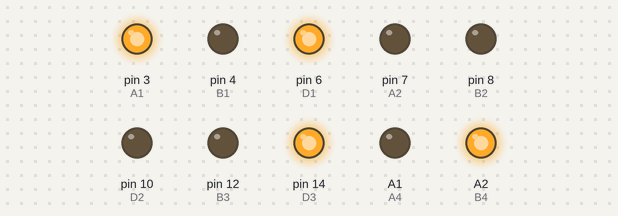
This sketch was run on a simulated Arduino Uno, built with avr-gcc and run on an emulated ATmega328P. Parts: output pins drawn as LEDs (lit = HIGH). The local clock reads 2024-03-15 10:24:30 at power-on unless the sketch sets it; pins used as bus, display or sensor lines are not drawn.

Above: at 0.1 s.
At 30.1 s:
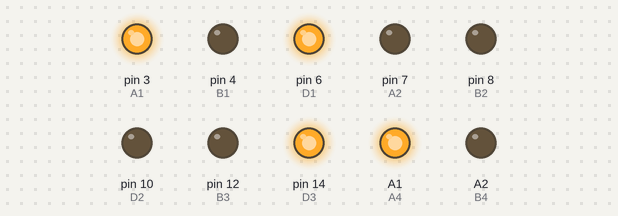
At 90.3 s:
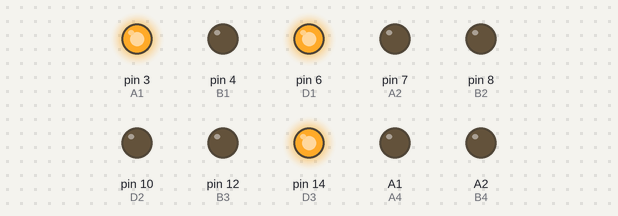
Timing chart, 0 to 91.8 s (numbered marks = the images above):
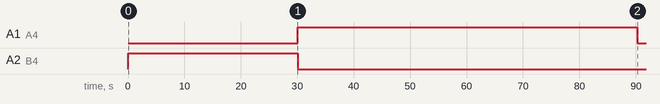

The sketch:

NixieClockDS3231_DST.ino
```cpp
// Based on this project by GreatScott! https://www.instructables.com/Make-Your-Own-Retro-Nixie-Clock-With-an-RTC/
// Changed RTC type to a DS3231 since it's FAR more precise - the DS1307 originally used accumulated an error of approx. 1 second/day.

#include <DS3232RTC.h> // By Jack Christensen - https://github.com/JChristensen/DS3232RTC
#include <Wire.h>
#include <Timezone.h> // By Jack Christensen - https://github.com/JChristensen/Timezone
#define A1 3
#define B1 4
#define C1 5
#define D1 6
#define A2 7
#define B2 8
#define C2 9
#define D2 10
#define A3 11
#define B3 12
#define C3 13
#define D3 14
#define A4 15
#define B4 16
#define C4 2
#define D4 1
#define pot A3
char A[4] = {A1, A2, A3, A4};
char B[4] = {B1, B2, B3, B4};
char C[4] = {C1, C2, C3, C4};
char D[4] = {D1, D2, D3, D4};
int zero;
int one;
int two;
int three;

void setup() {
  pinMode(A1, OUTPUT);
  pinMode(B1, OUTPUT);
  pinMode(C1, OUTPUT);
  pinMode(D1, OUTPUT);
  pinMode(A2, OUTPUT);
  pinMode(B2, OUTPUT);
  pinMode(C2, OUTPUT);
  pinMode(D2, OUTPUT);
  pinMode(A3, OUTPUT);
  pinMode(B3, OUTPUT);
  pinMode(C3, OUTPUT);
  pinMode(D3, OUTPUT);
  pinMode(A4, OUTPUT);
  pinMode(B4, OUTPUT);
  pinMode(C4, OUTPUT);
  pinMode(D4, OUTPUT);
  pinMode(pot, INPUT);
  for (char i = 0; i < 4; i++) {
    digitalWrite(A[i], HIGH);
    digitalWrite(B[i], HIGH);
    digitalWrite(C[i], HIGH);
    digitalWrite(D[i], HIGH);
  }
  setSyncProvider(RTC.get);   // the function to get the time from the RTC
  // Serial.begin(115200);
}

// EU CET
TimeChangeRule myDST = {"CEST", Last, Sun, Mar, 2, +120};     //Standard time = UTC + 2 hours
TimeChangeRule mySTD = {"CET", Last, Sun, Oct, 3, +60};    //Daylight time = UTC + 1 hours
Timezone myTZ(myDST, mySTD);


void loop() {
  time_t utc = now();
  time_t local = myTZ.toLocal(utc);

  zero = (hour(local) / 10) % 10;
  one = hour(local) % 10;
  two =  (minute(local) / 10) % 10;
  three = minute(local) % 10;

  //  Serial.println(zero);
  //  Serial.println(one);
  //  Serial.println(two);
  //  Serial.println(three);
  writenumber(0, zero);
  writenumber(1, one);
  writenumber(2, two);
  writenumber(3, three);
  delay(1000);

}


void writenumber(int a, int b) {
  switch (b) {
    case 0:
      digitalWrite(A[a], LOW);
      digitalWrite(B[a], LOW);
      digitalWrite(C[a], LOW);
      digitalWrite(D[a], LOW);
      break;
    case 9:
      digitalWrite(A[a], HIGH);
      digitalWrite(B[a], LOW);
      digitalWrite(C[a], LOW);
      digitalWrite(D[a], LOW);
      break;
    case 8:
      digitalWrite(A[a], LOW);
      digitalWrite(B[a], HIGH);
      digitalWrite(C[a], LOW);
      digitalWrite(D[a], LOW);
      break;
    case 7:
      digitalWrite(A[a], HIGH);
      digitalWrite(B[a], HIGH);
      digitalWrite(C[a], LOW);
      digitalWrite(D[a], LOW);
      break;
    case 6:
      digitalWrite(A[a], LOW);
      digitalWrite(B[a], LOW);
      digitalWrite(C[a], HIGH);
      digitalWrite(D[a], LOW);
      break;
    case 5:
      digitalWrite(A[a], HIGH);
      digitalWrite(B[a], LOW);
      digitalWrite(C[a], HIGH);
      digitalWrite(D[a], LOW);
      break;
    case 4:
      digitalWrite(A[a], LOW);
      digitalWrite(B[a], HIGH);
      digitalWrite(C[a], HIGH);
      digitalWrite(D[a], LOW);
      break;
    case 3:
      digitalWrite(A[a], HIGH);
      digitalWrite(B[a], HIGH);
      digitalWrite(C[a], HIGH);
      digitalWrite(D[a], LOW);
      break;
    case 2:
      digitalWrite(A[a], LOW);
      digitalWrite(B[a], LOW);
      digitalWrite(C[a], LOW);
      digitalWrite(D[a], HIGH);
      break;
    case 1:
      digitalWrite(A[a], HIGH);
      digitalWrite(B[a], LOW);
      digitalWrite(C[a], LOW);
      digitalWrite(D[a], HIGH);
      break;
  }
}

void off(int a) {
  digitalWrite(A[a], HIGH);
  digitalWrite(B[a], HIGH);
  digitalWrite(C[a], HIGH);
  digitalWrite(D[a], HIGH);
}
```

Measured:
- by itself, A1 (A4): LOW → HIGH at 30.1 s, → LOW 60.2 s later
- by itself, A2 (B4): HIGH → LOW at 30.1 s
